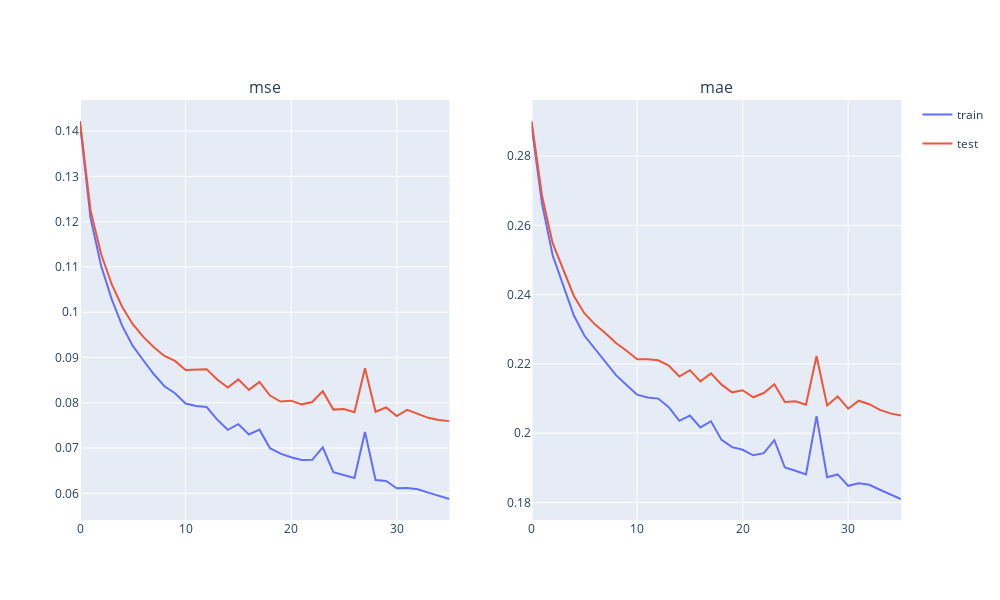

The code cell stored with this chart in its notebook:
### Code cell
train_dataset = get_dataloader(data_train, 256)
val_dataset = get_dataloader(data_val, 512)

model = SalaryPredictorNoOHE().to(device)
criterion = nn.MSELoss(reduction='sum')
optimizer = torch.optim.SGD(model.parameters(), lr=1e-4)
history = History()

do_model(model, train_dataset, val_dataset, criterion, optimizer, history, "02_no_ohe")

### Figure 1 — Plotly figure (JSON) as saved in the notebook; plotly's stock layout.template omitted (floating-point values rounded to 4 significant figures)
{"data": [{"hovertemplate": "phase=train<br>epoch=%{x}<br>mse=%{y}<extra></extra>", "legendgroup": "train", "line": {"color": "#636efa", "dash": "solid"}, "marker": {"symbol": "circle"}, "mode": "lines", "name": "train", "orientation": "v", "showlegend": false, "type": "scatter", "x": [0, 1, 2, 3, 4, 5, 6, 7, 8, 9, 10, 11, 12, 13, 14, 15, 16, 17, 18, 19, 20, 21, 22, 23, 24, 25, 26, 27, 28, 29, 30, 31, 32, 33, 34, 35], "xaxis": "x", "y": [0.1416, 0.1208, 0.1103, 0.1029, 0.09697, 0.09254, 0.08938, 0.08629, 0.08364, 0.08209, 0.07983, 0.07927, 0.07905, 0.07628, 0.07402, 0.07528, 0.07299, 0.07406, 0.06997, 0.06876, 0.06796, 0.06734, 0.06741, 0.07015, 0.06467, 0.06398, 0.0634, 0.07354, 0.06294, 0.06273, 0.06112, 0.06118, 0.06091, 0.06016, 0.05944, 0.05875], "yaxis": "y"}, {"hovertemplate": "phase=test<br>epoch=%{x}<br>mse=%{y}<extra></extra>", "legendgroup": "test", "line": {"color": "#EF553B", "dash": "solid"}, "marker": {"symbol": "circle"}, "mode": "lines", "name": "test", "orientation": "v", "showlegend": false, "type": "scatter", "x": [0, 1, 2, 3, 4, 5, 6, 7, 8, 9, 10, 11, 12, 13, 14, 15, 16, 17, 18, 19, 20, 21, 22, 23, 24, 25, 26, 27, 28, 29, 30, 31, 32, 33, 34, 35], "xaxis": "x", "y": [0.1422, 0.1225, 0.1128, 0.1062, 0.1012, 0.09736, 0.09454, 0.09228, 0.09034, 0.08925, 0.08724, 0.08738, 0.08738, 0.08513, 0.08336, 0.08516, 0.08283, 0.0846, 0.08159, 0.08027, 0.08046, 0.07965, 0.08015, 0.08256, 0.07849, 0.07862, 0.0779, 0.08761, 0.078, 0.07898, 0.07705, 0.07843, 0.07755, 0.07667, 0.07619, 0.07594], "yaxis": "y"}, {"hovertemplate": "phase=train<br>epoch=%{x}<br>mae=%{y}<extra></extra>", "legendgroup": "train", "line": {"color": "#636efa", "dash": "solid"}, "marker": {"symbol": "circle"}, "mode": "lines", "name": "train", "orientation": "v", "showlegend": true, "type": "scatter", "x": [0, 1, 2, 3, 4, 5, 6, 7, 8, 9, 10, 11, 12, 13, 14, 15, 16, 17, 18, 19, 20, 21, 22, 23, 24, 25, 26, 27, 28, 29, 30, 31, 32, 33, 34, 35], "xaxis": "x2", "y": [0.2888, 0.2662, 0.2514, 0.243, 0.2341, 0.2282, 0.2243, 0.2205, 0.2167, 0.2139, 0.2111, 0.2103, 0.21, 0.2075, 0.2036, 0.2051, 0.2017, 0.2034, 0.198, 0.196, 0.1952, 0.1936, 0.1942, 0.198, 0.1901, 0.1891, 0.1881, 0.2049, 0.1873, 0.1881, 0.1848, 0.1855, 0.1851, 0.1837, 0.1822, 0.181], "yaxis": "y2"}, {"hovertemplate": "phase=test<br>epoch=%{x}<br>mae=%{y}<extra></extra>", "legendgroup": "test", "line": {"color": "#EF553B", "dash": "solid"}, "marker": {"symbol": "circle"}, "mode": "lines", "name": "test", "orientation": "v", "showlegend": true, "type": "scatter", "x": [0, 1, 2, 3, 4, 5, 6, 7, 8, 9, 10, 11, 12, 13, 14, 15, 16, 17, 18, 19, 20, 21, 22, 23, 24, 25, 26, 27, 28, 29, 30, 31, 32, 33, 34, 35], "xaxis": "x2", "y": [0.2902, 0.2684, 0.2549, 0.2474, 0.2397, 0.2347, 0.2314, 0.2288, 0.226, 0.2238, 0.2214, 0.2214, 0.221, 0.2195, 0.2164, 0.2182, 0.215, 0.2173, 0.214, 0.2118, 0.2124, 0.2104, 0.2116, 0.2141, 0.209, 0.2092, 0.2082, 0.2223, 0.208, 0.2106, 0.2071, 0.2094, 0.2084, 0.2067, 0.2057, 0.2051], "yaxis": "y2"}], "layout": {"annotations": [{"font": {"size": 16}, "showarrow": false, "text": "mse", "x": 0.225, "xanchor": "center", "xref": "paper", "y": 1, "yanchor": "bottom", "yref": "paper"}, {"font": {"size": 16}, "showarrow": false, "text": "mae", "x": 0.775, "xanchor": "center", "xref": "paper", "y": 1, "yanchor": "bottom", "yref": "paper"}], "height": 600, "showlegend": true, "width": 1000, "xaxis": {"anchor": "y", "domain": [0, 0.45]}, "xaxis2": {"anchor": "y2", "domain": [0.55, 1]}, "yaxis": {"anchor": "x", "domain": [0, 1]}, "yaxis2": {"anchor": "x2", "domain": [0, 1]}}}
